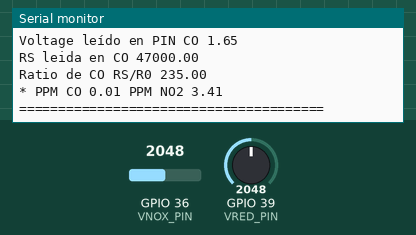
Simulated run of this sketch. Board: ESP32. On the bench: the last lines printed to the serial monitor. Inputs (shaded band) come from the test bench; at power-on: GPIO 36 (VNOX_PIN) = 2048, GPIO 39 (VRED_PIN) = 2048 (analog values on the 0–4095 scale).

Above: at 3.8 s.
3.9 s: GPIO 36 (VNOX_PIN) set to 0
At 7.0 s:
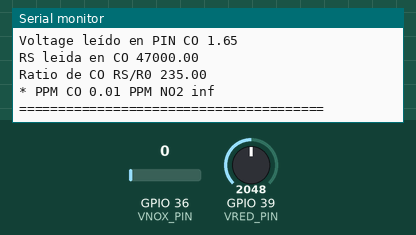
7.8 s: GPIO 39 (VRED_PIN) set to 0
At 9.9 s:
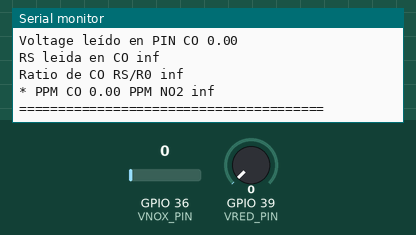
11.7 s: GPIO 36 (VNOX_PIN) set to 491
At 12.8 s:
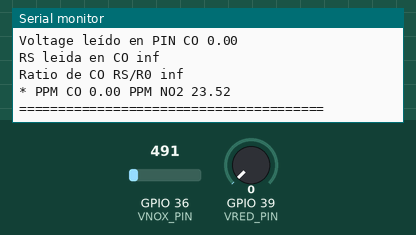
15.6 s: GPIO 39 (VRED_PIN) set to 491
At 18.7 s:
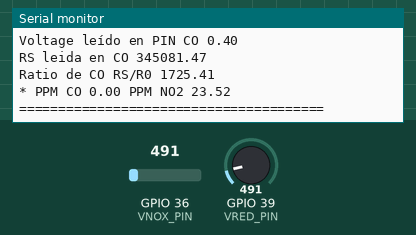
Timing chart, 0 to 20.2 s (numbered marks = the images above; inputs shaded):
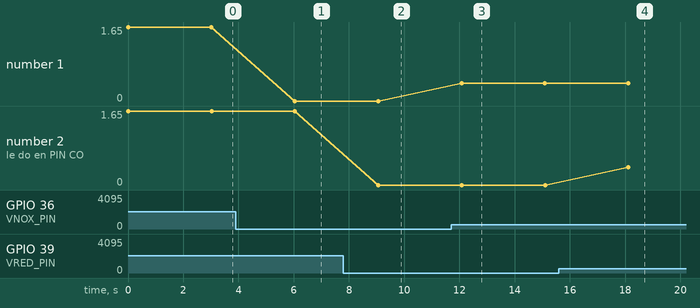

Measured:
- after the input at 3.9 s, the serial monitor: prints a new line after 2.1 s (image 1)
- after the input at 7.8 s, the serial monitor: prints a new line after 1.3 s (image 2)
- after the input at 11.7 s, the serial monitor: prints a new line after 0.37 s (image 3)
- after the input at 15.6 s, the serial monitor: prints a new line after 2.5 s (image 4)
- plotted number 1: 0 → 0.4 after the input at 11.7 s

The sketch:

NO2-CO-Measurement.ino
```cpp
/***************************************************************************
Source: https://myscope.net/auswertung-der-airpi-gas-sensoren/
 ***************************************************************************/

#include <BLEDevice.h>
#include <BLEServer.h>
#include <BLEUtils.h>
#include <BLE2902.h>
#include "DHT.h"
#include "SD.h"
#include "SPI.h"
#include "Adafruit_NeoPixel.h"

#define PRE_PIN 14  // Replace DigitalPin# by the number where the Pre connection of the CJMCU-4514 is connected
#define VNOX_PIN 36 //  A4(36). Replace VNOX_PIN by the AnalogPin# you are using.
#define VRED_PIN 39 // A3(39). Replace RED_PIN by the AnalogPin# you are using.

// analog read
int co = 0;
int no2 = 0;

// Value voltaje
float vCO = 0;
float vNO2 = 0;

// Value resistencia RO
float r0CO = 200;  /// assumed value, pending to be calibrated
float r0NO2 = 900; // assumed value, pending to be calibrated

// Value resistencia RS
float rsCO = 0;
float rsNO2 = 0;

// Ratio Rs/Ro
float ratioCO = 0;
float ratioNO2 = 0;

// cálculo de ppm
double ppmCO = 0;
double ppmNO2 = 0;

void setup()
{
  // resolution analog reads
  analogReadResolution(12);
  Serial.begin(115200);
  // pre heating => PIN PRE_PIN(PRE_PIN is PIN 14)
  while (!Serial)
    pinMode(PRE_PIN, OUTPUT);
  Serial.println("pre heating");
  digitalWrite(PRE_PIN, HIGH);
  // delay (30000);
  Serial.println("pre heating done");
  digitalWrite(PRE_PIN, LOW);
}

void loop()
{

  // Get Sensor Data
  co = analogRead(VRED_PIN);
  no2 = analogRead(VNOX_PIN);

  // Convert to voltaje
  vCO = (3.3 * co) / 4096; // ESP32 Feather trabaja a 3.3volts y 12bits de resolución, de ahí el número 4096
  vNO2 = (3.3 * no2) / 4096;
  Serial.println("Medición de NO2 ");
  Serial.print("Voltage leído en PIN NO2 ");
  Serial.println(vNO2);

  // Convert to resist RS
  rsCO = 47000 * ((3.3 - vCO) / vCO);  // load resistor 47kohm
  rsNO2 = 22000 * (3.3 - vNO2) / vNO2; // load resistor 22kohm
  Serial.print("RS leida en NO2 ");
  Serial.println(rsNO2);

  // Ratio Rs/RO (Convert to indicator concentration)
  ratioCO = rsCO / r0CO;
  ratioNO2 = rsNO2 / r0NO2;
  Serial.print("Ratio de NO2 RS/R0 ");
  Serial.println(ratioNO2);

  // PPM Calculation
  ppmCO = pow(10, -1.1859 * log10(ratioCO) + 0.6201); // aca agregué LN10 sólo en CO
  ppmNO2 = pow(10, 0.9682 * (log10(ratioNO2)) - 0.8108);

  Serial.println("Medición de CO: ");
  Serial.print("Voltage leído en PIN CO ");
  Serial.println(vCO);
  Serial.print("RS leida en CO ");
  Serial.println(rsCO);
  Serial.print("Ratio de CO RS/R0 ");
  Serial.println(ratioCO);
  Serial.print("* PPM CO");
  Serial.print(" ");
  Serial.print(ppmCO);
  Serial.print(" PPM NO2 ");
  Serial.println(ppmNO2);
  Serial.println("=======================================");

  delay(3000);
}
```
